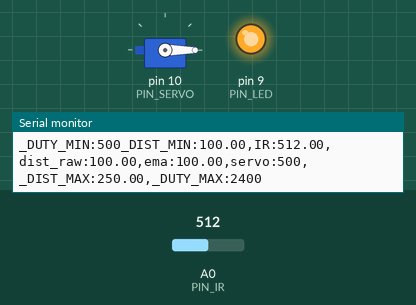
Simulated run of this sketch. Board: Arduino Uno, built with avr-gcc and run on an emulated ATmega328P. Parts: servo, output pins drawn as LEDs (lit = HIGH), the last lines printed to the serial monitor. Inputs (shaded band) come from the test bench; at power-on: A0 (PIN_IR) = 512.

Above: at 1.2 s.
1.3 s: A0 (PIN_IR) set to 355
2.8 s: A0 (PIN_IR) set to 331
At 3.6 s:
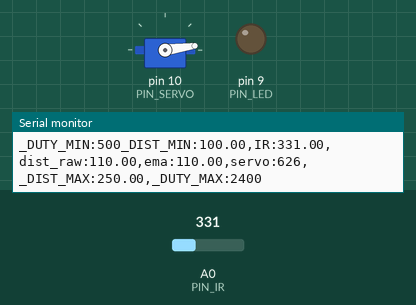
4.4 s: A0 (PIN_IR) set to 306
At 5.4 s:
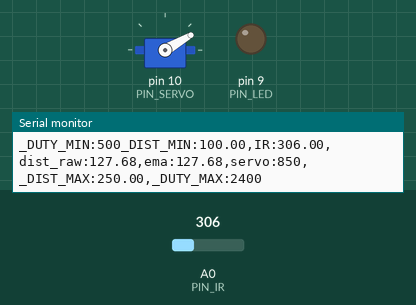
6.1 s: A0 (PIN_IR) set to 240
At 7.0 s:
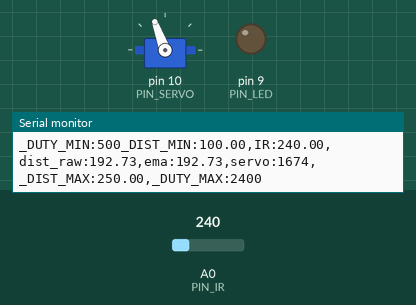
8.0 s: A0 (PIN_IR) set to 260
At 9.4 s:
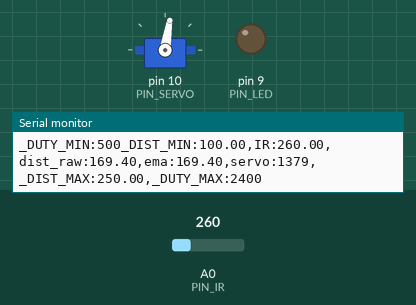
9.7 s: A0 (PIN_IR) set to 122
At 10.8 s:
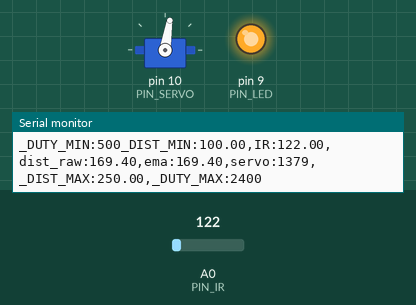
Timing chart, 0 to 12.2 s (numbered marks = the images above; inputs shaded):
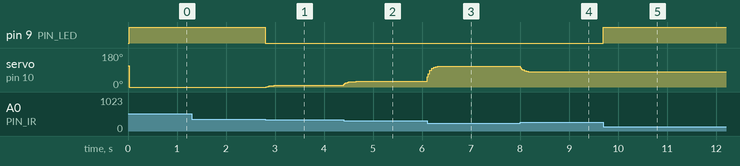

Measured:
- the behaviour switches between 348 and 347 on A0 (PIN_IR) (found by bisection; images 0 and 1)
- after the input at 2.8 s, pin 9 (PIN_LED): HIGH → LOW at once; servo on pin 10 (PIN_SERVO): 0° → 7° at once, → 8° 0.16 s later
- after the input at 4.4 s, servo on pin 10 (PIN_SERVO): 8° → 29° at once, → 30° 0.26 s later
- after the input at 6.1 s, servo on pin 10 (PIN_SERVO): 30° → 109° at once, → 110° 0.40 s later
- after the input at 8.0 s, servo on pin 10 (PIN_SERVO): 110° → 81° at once
- after the input at 9.7 s, pin 9 (PIN_LED): LOW → HIGH at once

The sketch:

17P08_practice.ino
```cpp
#include <Servo.h>

// Arduino pin assignment

#define PIN_IR    0         // IR sensor at Pin A0
#define PIN_LED   9
#define PIN_SERVO 10

#define _DUTY_MIN 500  // servo full clock-wise position (0 degree)
#define _DUTY_NEU (_DUTY_MIN+_DUTY_MAX/2)  // servo neutral position (90 degree)
#define _DUTY_MAX 2400  // servo full counter-clockwise position (180 degree)

#define _DIST_MIN  100.0   // minimum distance 100mm
#define _DIST_MAX  250.0   // maximum distance 250mm

#define EMA_ALPHA  0.3     // for EMA Filter

#define LOOP_INTERVAL 20   // Loop Interval (unit: msec)

Servo myservo;
unsigned long last_loop_time;   // unit: msec

float dist_prev = _DIST_MIN;
float dist_ema = _DIST_MIN;

void setup()
{
  pinMode(PIN_LED, OUTPUT);

  myservo.attach(PIN_SERVO);
  myservo.writeMicroseconds(_DUTY_NEU);

  Serial.begin(1000000);    // 1,000,000 bps
}

void loop()
{
  unsigned long time_curr = millis();
  int duty;
  float a_value, dist_raw;

  // wait until next event time
  if (time_curr < (last_loop_time + LOOP_INTERVAL))
    return;
  last_loop_time += LOOP_INTERVAL;

  a_value = analogRead(PIN_IR);
  dist_raw = (6762.0/(a_value-9)-4.0)*10.0-60.0;

  //Put range Filter code here (_DIST_MIN ~ _DIST_MAX)
  // and turn on LED if the distance is in the range
  if(dist_raw<=_DIST_MIN){
    digitalWrite(PIN_LED,1);
  }else if(dist_raw>=_DIST_MAX){
    digitalWrite(PIN_LED,1);
  }else{
    digitalWrite(PIN_LED,0);
  }
  if(dist_raw > _DIST_MAX||dist_raw == 0.0){
    dist_raw = dist_prev;
  }else if(dist_raw < _DIST_MIN){
    dist_raw = dist_prev;
  }
  // Put EMA filter code here
  dist_ema = EMA_ALPHA*dist_raw+(1-EMA_ALPHA)*dist_prev;
  dist_prev = dist_ema;

  //duty = map(dist_ema, _DIST_MIN, _DIST_MAX, _DUTY_MIN, _DUTY_MAX);
  // Put map() equivalent code here
  duty = (dist_ema - _DIST_MIN)*(_DUTY_MAX-_DUTY_MIN)/(_DIST_MAX - _DIST_MIN)+_DUTY_MIN;
  myservo.writeMicroseconds(duty);

  Serial.print("_DUTY_MIN:");  Serial.print(_DUTY_MIN);
  Serial.print("_DIST_MIN:");  Serial.print(_DIST_MIN);
  Serial.print(",IR:");        Serial.print(a_value);
  Serial.print(",dist_raw:");  Serial.print(dist_raw);
  Serial.print(",ema:");       Serial.print(dist_ema);
  Serial.print(",servo:");     Serial.print(duty);
  Serial.print(",_DIST_MAX:"); Serial.print(_DIST_MAX);
  Serial.print(",_DUTY_MAX:"); Serial.print(_DUTY_MAX);
  Serial.println("");
}
```
